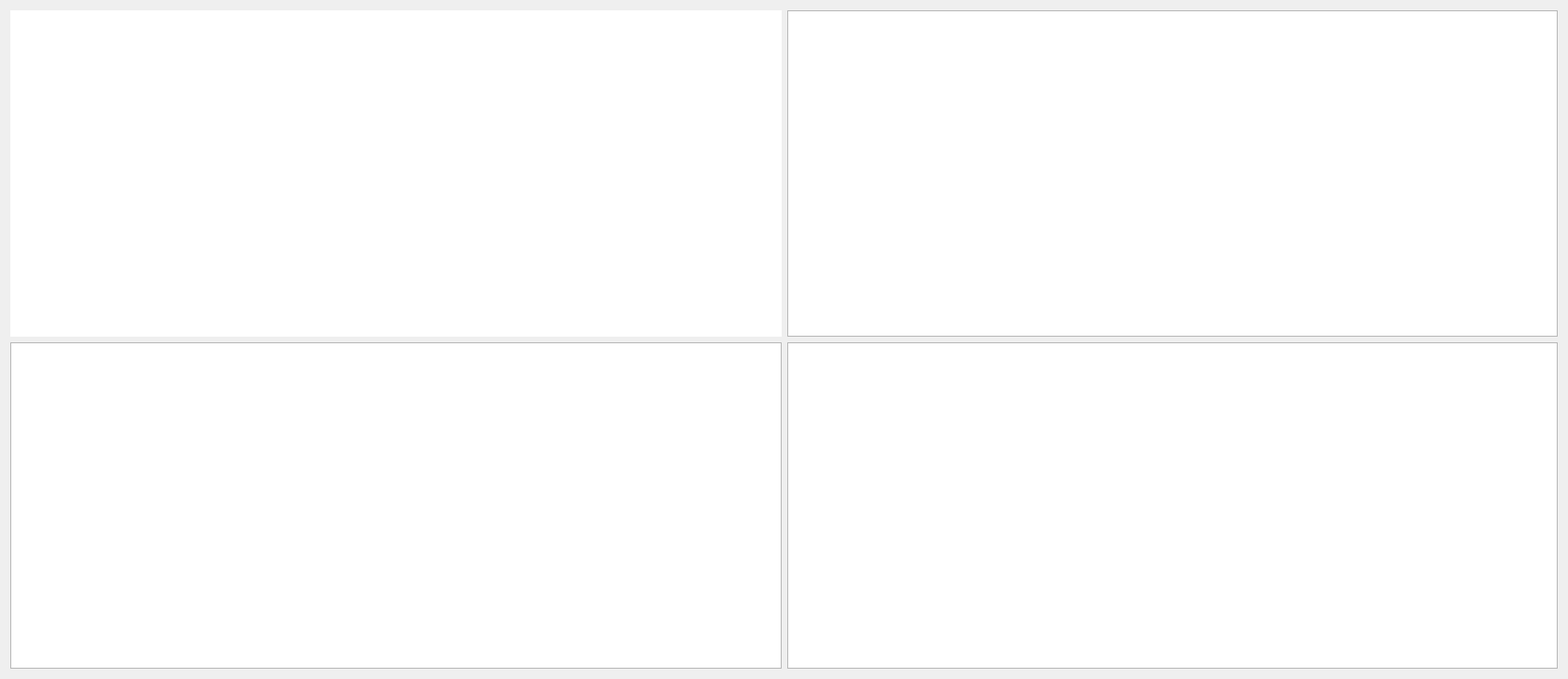
<?xml version="1.0" encoding="UTF-8"?>
<ui version="4.0">
 <class>Form</class>
 <widget class="QWidget" name="Form">
  <property name="geometry">
   <rect>
    <x>0</x>
    <y>0</y>
    <width>1673</width>
    <height>724</height>
   </rect>
  </property>
  <property name="minimumSize">
   <size>
    <width>500</width>
    <height>200</height>
   </size>
  </property>
  <property name="windowTitle">
   <string>Form</string>
  </property>
  <layout class="QGridLayout" name="gridLayout">
   <item row="1" column="0">
    <widget class="PyDMTimePlot" name="PyDMTimePlot_2">
     <property name="toolTip">
      <string/>
     </property>
     <property name="yAxes">
      <stringlist>
       <string>{&quot;name&quot;: &quot;Axis 1&quot;, &quot;orientation&quot;: &quot;left&quot;, &quot;label&quot;: null, &quot;minRange&quot;: 0.0, &quot;maxRange&quot;: 1.0, &quot;autoRange&quot;: true, &quot;logMode&quot;: false}</string>
      </stringlist>
     </property>
     <property name="showLegend">
      <bool>true</bool>
     </property>
     <property name="curves">
      <stringlist>
       <string>{&quot;channel&quot;: &quot;ca://XCS:SND:DIO:AMPL_8&quot;, &quot;plot_style&quot;: &quot;Line&quot;, &quot;name&quot;: &quot;XCS:SND:DIO:AMPL_8&quot;, &quot;color&quot;: &quot;#00aaff&quot;, &quot;lineStyle&quot;: 1, &quot;lineWidth&quot;: 1, &quot;symbol&quot;: null, &quot;symbolSize&quot;: 10, &quot;yAxisName&quot;: &quot;Axis 1&quot;, &quot;barWidth&quot;: null, &quot;upperThreshold&quot;: null, &quot;lowerThreshold&quot;: null, &quot;thresholdColor&quot;: &quot;white&quot;}</string>
       <string>{&quot;channel&quot;: &quot;ca://XCS:SND:DIO:AMPL_9&quot;, &quot;plot_style&quot;: &quot;Line&quot;, &quot;name&quot;: &quot;XCS:SND:DIO:AMPL_9&quot;, &quot;color&quot;: &quot;red&quot;, &quot;lineStyle&quot;: 1, &quot;lineWidth&quot;: 1, &quot;symbol&quot;: null, &quot;symbolSize&quot;: 10, &quot;yAxisName&quot;: &quot;Axis 1&quot;, &quot;barWidth&quot;: null, &quot;upperThreshold&quot;: null, &quot;lowerThreshold&quot;: null, &quot;thresholdColor&quot;: &quot;white&quot;}</string>
      </stringlist>
     </property>
     <property name="updateMode" stdset="0">
      <enum>PyDMTimePlot::AtFixedRate</enum>
     </property>
     <property name="timeSpan">
      <double>120.000000000000000</double>
     </property>
    </widget>
   </item>
   <item row="0" column="0">
    <widget class="PyDMTimePlot" name="PyDMTimePlot">
     <property name="toolTip">
      <string/>
     </property>
     <property name="frameShape">
      <enum>QFrame::NoFrame</enum>
     </property>
     <property name="yAxes">
      <stringlist>
       <string>{&quot;name&quot;: &quot;XCS-SB1-BMMON:SUM&quot;, &quot;orientation&quot;: &quot;left&quot;, &quot;label&quot;: &quot;XCS-SB1-BMMON:SUM&quot;, &quot;minRange&quot;: -1.0, &quot;maxRange&quot;: 1.0, &quot;autoRange&quot;: true, &quot;logMode&quot;: false}</string>
      </stringlist>
     </property>
     <property name="showLegend">
      <bool>true</bool>
     </property>
     <property name="curves">
      <stringlist>
       <string>{&quot;channel&quot;: &quot;ca://XCS:SB1:BMMON:SUM&quot;, &quot;plot_style&quot;: &quot;Line&quot;, &quot;name&quot;: &quot;XCS-SB1-BMMON&quot;, &quot;color&quot;: &quot;white&quot;, &quot;lineStyle&quot;: 1, &quot;lineWidth&quot;: 1, &quot;symbol&quot;: null, &quot;symbolSize&quot;: 10, &quot;yAxisName&quot;: &quot;XCS-SB1-BMMON:SUM&quot;, &quot;barWidth&quot;: null, &quot;upperThreshold&quot;: null, &quot;lowerThreshold&quot;: null, &quot;thresholdColor&quot;: &quot;white&quot;}</string>
      </stringlist>
     </property>
     <property name="updateMode" stdset="0">
      <enum>PyDMTimePlot::AtFixedRate</enum>
     </property>
     <property name="timeSpan">
      <double>120.000000000000000</double>
     </property>
    </widget>
   </item>
   <item row="0" column="1">
    <widget class="PyDMTimePlot" name="PyDMTimePlot_3">
     <property name="toolTip">
      <string/>
     </property>
     <property name="yAxes">
      <stringlist>
       <string>{&quot;name&quot;: &quot;Axis 1&quot;, &quot;orientation&quot;: &quot;left&quot;, &quot;label&quot;: null, &quot;minRange&quot;: -1.0, &quot;maxRange&quot;: 1.0, &quot;autoRange&quot;: true, &quot;logMode&quot;: false}</string>
      </stringlist>
     </property>
     <property name="showLegend">
      <bool>true</bool>
     </property>
     <property name="curves">
      <stringlist>
       <string>{&quot;channel&quot;: &quot;ca://XCS:SB2:BMMON:SUM&quot;, &quot;plot_style&quot;: &quot;Line&quot;, &quot;name&quot;: &quot;XCS-SB2-BMMON:SUM&quot;, &quot;color&quot;: &quot;white&quot;, &quot;lineStyle&quot;: 1, &quot;lineWidth&quot;: 1, &quot;symbol&quot;: null, &quot;symbolSize&quot;: 10, &quot;yAxisName&quot;: &quot;Axis 1&quot;, &quot;barWidth&quot;: null, &quot;upperThreshold&quot;: null, &quot;lowerThreshold&quot;: null, &quot;thresholdColor&quot;: &quot;white&quot;}</string>
      </stringlist>
     </property>
     <property name="updateMode" stdset="0">
      <enum>PyDMTimePlot::AtFixedRate</enum>
     </property>
     <property name="timeSpan">
      <double>120.000000000000000</double>
     </property>
     <property name="updateInterval">
      <double>1.000000000000000</double>
     </property>
    </widget>
   </item>
   <item row="1" column="1">
    <widget class="PyDMTimePlot" name="PyDMTimePlot_4">
     <property name="toolTip">
      <string/>
     </property>
     <property name="yAxes">
      <stringlist>
       <string>{&quot;name&quot;: &quot;Axis 1&quot;, &quot;orientation&quot;: &quot;left&quot;, &quot;label&quot;: null, &quot;minRange&quot;: -1.0, &quot;maxRange&quot;: 1.0, &quot;autoRange&quot;: true, &quot;logMode&quot;: false}</string>
      </stringlist>
     </property>
     <property name="showLegend">
      <bool>true</bool>
     </property>
     <property name="curves">
      <stringlist>
       <string>{&quot;channel&quot;: &quot;ca://XCS:SND:DIO:AMPL_11&quot;, &quot;plot_style&quot;: &quot;Line&quot;, &quot;name&quot;: &quot;XCS:SND:DIO:AMPL_11&quot;, &quot;color&quot;: &quot;white&quot;, &quot;lineStyle&quot;: 1, &quot;lineWidth&quot;: 1, &quot;symbol&quot;: null, &quot;symbolSize&quot;: 10, &quot;yAxisName&quot;: &quot;Axis 1&quot;, &quot;barWidth&quot;: null, &quot;upperThreshold&quot;: null, &quot;lowerThreshold&quot;: null, &quot;thresholdColor&quot;: &quot;white&quot;}</string>
       <string>{&quot;channel&quot;: &quot;ca://XCS:SND:DIO:AMPL_12&quot;, &quot;plot_style&quot;: null, &quot;name&quot;: &quot;XCS:SND:DIO:AMPL_12&quot;, &quot;color&quot;: &quot;red&quot;, &quot;lineStyle&quot;: 1, &quot;lineWidth&quot;: 1, &quot;symbol&quot;: null, &quot;symbolSize&quot;: 10, &quot;yAxisName&quot;: &quot;Axis 1&quot;, &quot;barWidth&quot;: null, &quot;upperThreshold&quot;: null, &quot;lowerThreshold&quot;: null, &quot;thresholdColor&quot;: &quot;white&quot;}</string>
       <string>{&quot;channel&quot;: &quot;ca://XCS:SND:DIO:AMPL_15&quot;, &quot;plot_style&quot;: &quot;Line&quot;, &quot;name&quot;: &quot;XCS:SND:DIO:AMPL_15&quot;, &quot;color&quot;: &quot;#55aaff&quot;, &quot;lineStyle&quot;: 1, &quot;lineWidth&quot;: 1, &quot;symbol&quot;: null, &quot;symbolSize&quot;: 10, &quot;yAxisName&quot;: &quot;Axis 1&quot;, &quot;barWidth&quot;: null, &quot;upperThreshold&quot;: null, &quot;lowerThreshold&quot;: null, &quot;thresholdColor&quot;: &quot;white&quot;}</string>
      </stringlist>
     </property>
     <property name="updateMode" stdset="0">
      <enum>PyDMTimePlot::AtFixedRate</enum>
     </property>
     <property name="timeSpan">
      <double>120.000000000000000</double>
     </property>
    </widget>
   </item>
  </layout>
 </widget>
 <customwidgets>
  <customwidget>
   <class>PyDMTimePlot</class>
   <extends>QGraphicsView</extends>
   <header>pydm.widgets.timeplot</header>
  </customwidget>
 </customwidgets>
 <resources/>
 <connections/>
</ui>
